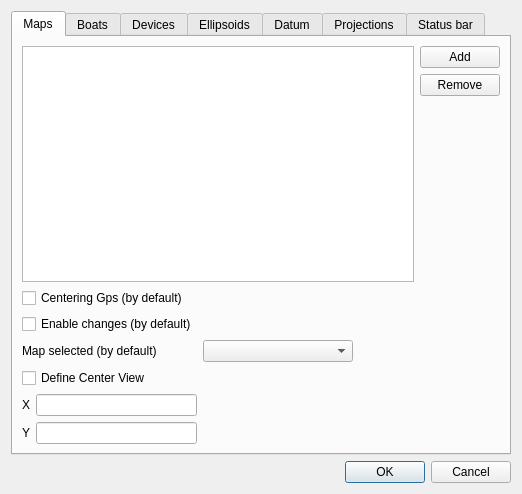
<?xml version="1.0" encoding="UTF-8"?>
<ui version="4.0">
 <class>SettingsDialog</class>
 <widget class="QDialog" name="SettingsDialog">
  <property name="geometry">
   <rect>
    <x>0</x>
    <y>0</y>
    <width>522</width>
    <height>494</height>
   </rect>
  </property>
  <property name="minimumSize">
   <size>
    <width>522</width>
    <height>494</height>
   </size>
  </property>
  <property name="maximumSize">
   <size>
    <width>522</width>
    <height>494</height>
   </size>
  </property>
  <property name="windowTitle">
   <string>Settings</string>
  </property>
  <property name="locale">
   <locale language="English" country="UnitedStates"/>
  </property>
  <layout class="QGridLayout" name="gridLayout_5">
   <item row="2" column="0">
    <widget class="QDialogButtonBox" name="buttonBox">
     <property name="orientation">
      <enum>Qt::Horizontal</enum>
     </property>
     <property name="standardButtons">
      <set>QDialogButtonBox::Cancel|QDialogButtonBox::Ok</set>
     </property>
    </widget>
   </item>
   <item row="1" column="0">
    <widget class="QTabWidget" name="tabWidget">
     <property name="currentIndex">
      <number>0</number>
     </property>
     <widget class="QWidget" name="wMaps">
      <attribute name="title">
       <string>Maps</string>
      </attribute>
      <layout class="QGridLayout" name="gridLayout_6">
       <item row="0" column="0" colspan="4">
        <layout class="QGridLayout" name="glMaps">
         <item row="0" column="0" rowspan="3">
          <widget class="QListWidget" name="lMaps"/>
         </item>
         <item row="1" column="1">
          <widget class="QPushButton" name="pbMapRemove">
           <property name="text">
            <string>Remove</string>
           </property>
          </widget>
         </item>
         <item row="2" column="1">
          <spacer name="sMaps">
           <property name="orientation">
            <enum>Qt::Vertical</enum>
           </property>
           <property name="sizeHint" stdset="0">
            <size>
             <width>20</width>
             <height>40</height>
            </size>
           </property>
          </spacer>
         </item>
         <item row="0" column="1">
          <widget class="QPushButton" name="pbMapAdd">
           <property name="text">
            <string>Add</string>
           </property>
          </widget>
         </item>
        </layout>
       </item>
       <item row="1" column="0" colspan="2">
        <widget class="QCheckBox" name="cbMapsCenteringGps">
         <property name="text">
          <string>Centering Gps (by default)</string>
         </property>
        </widget>
       </item>
       <item row="2" column="0" colspan="2">
        <widget class="QCheckBox" name="cbMapsEnableChanges">
         <property name="text">
          <string>Enable changes (by default)</string>
         </property>
        </widget>
       </item>
       <item row="3" column="0" colspan="2">
        <widget class="QLabel" name="lMapsDefault">
         <property name="text">
          <string>Map selected (by default)</string>
         </property>
        </widget>
       </item>
       <item row="3" column="2">
        <widget class="QComboBox" name="cbMapsDefault">
         <property name="minimumSize">
          <size>
           <width>150</width>
           <height>0</height>
          </size>
         </property>
        </widget>
       </item>
       <item row="3" column="3">
        <spacer name="hsMaps1">
         <property name="orientation">
          <enum>Qt::Horizontal</enum>
         </property>
         <property name="sizeHint" stdset="0">
          <size>
           <width>58</width>
           <height>20</height>
          </size>
         </property>
        </spacer>
       </item>
       <item row="4" column="0" colspan="2">
        <widget class="QCheckBox" name="cbMapsCenterView">
         <property name="text">
          <string>Define Center View</string>
         </property>
        </widget>
       </item>
       <item row="5" column="0">
        <widget class="QLabel" name="lMapsCenterViewX">
         <property name="text">
          <string>X</string>
         </property>
        </widget>
       </item>
       <item row="5" column="1">
        <widget class="QLineEdit" name="leMapsCenterViewX"/>
       </item>
       <item row="5" column="2" colspan="2">
        <spacer name="hsMaps2">
         <property name="orientation">
          <enum>Qt::Horizontal</enum>
         </property>
         <property name="sizeHint" stdset="0">
          <size>
           <width>220</width>
           <height>20</height>
          </size>
         </property>
        </spacer>
       </item>
       <item row="6" column="0">
        <widget class="QLabel" name="lMapsCenterViewY">
         <property name="text">
          <string>Y</string>
         </property>
        </widget>
       </item>
       <item row="6" column="1">
        <widget class="QLineEdit" name="leMapsCenterViewY"/>
       </item>
      </layout>
     </widget>
     <widget class="QWidget" name="wBoats">
      <attribute name="title">
       <string>Boats</string>
      </attribute>
      <layout class="QGridLayout" name="gridLayout_7">
       <item row="0" column="0" rowspan="3">
        <widget class="QListWidget" name="lBoats"/>
       </item>
       <item row="0" column="1">
        <widget class="QPushButton" name="pbBoatAdd">
         <property name="text">
          <string>Add</string>
         </property>
        </widget>
       </item>
       <item row="1" column="1">
        <widget class="QPushButton" name="pbBoatRemove">
         <property name="text">
          <string>Remove</string>
         </property>
        </widget>
       </item>
       <item row="2" column="1">
        <spacer name="verticalSpacer">
         <property name="orientation">
          <enum>Qt::Vertical</enum>
         </property>
         <property name="sizeHint" stdset="0">
          <size>
           <width>20</width>
           <height>323</height>
          </size>
         </property>
        </spacer>
       </item>
      </layout>
     </widget>
     <widget class="QWidget" name="wDevices">
      <attribute name="title">
       <string>Devices</string>
      </attribute>
      <layout class="QGridLayout" name="gridLayout">
       <item row="0" column="2">
        <widget class="QGroupBox" name="gbDevicesSonar">
         <property name="enabled">
          <bool>false</bool>
         </property>
         <property name="title">
          <string>Sounder</string>
         </property>
         <layout class="QGridLayout" name="gridLayout_4">
          <item row="3" column="0">
           <widget class="QLabel" name="lDevicesSonarStopBit">
            <property name="text">
             <string>Stop bit</string>
            </property>
           </widget>
          </item>
          <item row="4" column="0">
           <widget class="QLabel" name="lDevicesSonarParity">
            <property name="text">
             <string>Parity</string>
            </property>
           </widget>
          </item>
          <item row="2" column="1">
           <widget class="QComboBox" name="cbDevicesSonarDataBits"/>
          </item>
          <item row="5" column="0">
           <widget class="QLabel" name="lDevicesSonarFlowControl">
            <property name="text">
             <string>Flow control</string>
            </property>
           </widget>
          </item>
          <item row="0" column="0">
           <widget class="QLabel" name="lDevicesSonarName">
            <property name="text">
             <string>Name</string>
            </property>
           </widget>
          </item>
          <item row="1" column="0">
           <widget class="QLabel" name="lDevicesSonarBauds">
            <property name="text">
             <string>Baudrates</string>
            </property>
           </widget>
          </item>
          <item row="1" column="1">
           <widget class="QComboBox" name="cbDevicesSonarBauds">
            <property name="minimumSize">
             <size>
              <width>100</width>
              <height>0</height>
             </size>
            </property>
           </widget>
          </item>
          <item row="2" column="0">
           <widget class="QLabel" name="lDevicesSonarDataBits">
            <property name="text">
             <string>Data bits</string>
            </property>
           </widget>
          </item>
          <item row="6" column="0" colspan="2">
           <widget class="QCheckBox" name="cbDevicesSonarEnable">
            <property name="text">
             <string>Enable Sounder</string>
            </property>
           </widget>
          </item>
          <item row="0" column="1">
           <widget class="QLineEdit" name="leDevicesSonarName"/>
          </item>
          <item row="3" column="1">
           <widget class="QComboBox" name="cbDevicesSonarStopBit"/>
          </item>
          <item row="4" column="1">
           <widget class="QComboBox" name="cbDevicesSonarParity"/>
          </item>
          <item row="5" column="1">
           <widget class="QComboBox" name="cbDevicesSonarFlowControl"/>
          </item>
         </layout>
        </widget>
       </item>
       <item row="0" column="0" colspan="2">
        <widget class="QGroupBox" name="gbDevicesGps">
         <property name="title">
          <string>Gps</string>
         </property>
         <layout class="QGridLayout" name="gridLayout_2">
          <item row="2" column="0">
           <widget class="QLabel" name="lDevicesGpsDataBits">
            <property name="text">
             <string>Data bits</string>
            </property>
           </widget>
          </item>
          <item row="4" column="0">
           <widget class="QLabel" name="lDevicesGpsParity">
            <property name="text">
             <string>Parity</string>
            </property>
           </widget>
          </item>
          <item row="2" column="1">
           <widget class="QComboBox" name="cbDevicesGpsDataBits"/>
          </item>
          <item row="0" column="0">
           <widget class="QLabel" name="lDevicesGpsName">
            <property name="text">
             <string>Name</string>
            </property>
           </widget>
          </item>
          <item row="0" column="1">
           <widget class="QLineEdit" name="leDevicesGpsName"/>
          </item>
          <item row="6" column="0" colspan="2">
           <widget class="QCheckBox" name="cbDevicesGpsEnable">
            <property name="text">
             <string>Enable GPS</string>
            </property>
           </widget>
          </item>
          <item row="3" column="0">
           <widget class="QLabel" name="lDevicesGpsStopBit">
            <property name="text">
             <string>Stop bit</string>
            </property>
           </widget>
          </item>
          <item row="1" column="0">
           <widget class="QLabel" name="lDevicesGpsBauds">
            <property name="text">
             <string>Baudrates</string>
            </property>
           </widget>
          </item>
          <item row="5" column="0">
           <widget class="QLabel" name="lDevicesGpsFlowControl">
            <property name="text">
             <string>Flow control</string>
            </property>
           </widget>
          </item>
          <item row="1" column="1">
           <widget class="QComboBox" name="cbDevicesGpsBauds">
            <property name="minimumSize">
             <size>
              <width>100</width>
              <height>0</height>
             </size>
            </property>
           </widget>
          </item>
          <item row="3" column="1">
           <widget class="QComboBox" name="cbDevicesGpsStopBit"/>
          </item>
          <item row="4" column="1">
           <widget class="QComboBox" name="cbDevicesGpsParity"/>
          </item>
          <item row="5" column="1">
           <widget class="QComboBox" name="cbDevicesGpsFlowControl"/>
          </item>
         </layout>
        </widget>
       </item>
       <item row="2" column="2">
        <spacer name="vsDevices">
         <property name="orientation">
          <enum>Qt::Vertical</enum>
         </property>
         <property name="sizeHint" stdset="0">
          <size>
           <width>20</width>
           <height>2</height>
          </size>
         </property>
        </spacer>
       </item>
       <item row="1" column="1">
        <widget class="QComboBox" name="cbDevicesProjectionSystem"/>
       </item>
       <item row="1" column="0">
        <widget class="QLabel" name="lDevicesProjection">
         <property name="text">
          <string>Projection :</string>
         </property>
        </widget>
       </item>
      </layout>
     </widget>
     <widget class="QWidget" name="wEllipsoides">
      <attribute name="title">
       <string>Ellipsoids</string>
      </attribute>
      <layout class="QGridLayout" name="gridLayout_28">
       <item row="0" column="0" colspan="4">
        <widget class="QGroupBox" name="gbEllNames">
         <property name="maximumSize">
          <size>
           <width>16777215</width>
           <height>240</height>
          </size>
         </property>
         <property name="title">
          <string>Ellipsoids names</string>
         </property>
         <layout class="QGridLayout" name="gridLayout_9">
          <item row="0" column="0" rowspan="2">
           <widget class="QListWidget" name="lwEllNames"/>
          </item>
         </layout>
        </widget>
       </item>
       <item row="1" column="0" colspan="2">
        <widget class="QLabel" name="lEllSemiMajorAxis">
         <property name="text">
          <string>Semi-major axis A(m)</string>
         </property>
        </widget>
       </item>
       <item row="1" column="2">
        <widget class="QDoubleSpinBox" name="dsEllSemiMajorAxis">
         <property name="minimumSize">
          <size>
           <width>180</width>
           <height>0</height>
          </size>
         </property>
         <property name="decimals">
          <number>4</number>
         </property>
         <property name="minimum">
          <double>-100000000.000000000000000</double>
         </property>
         <property name="maximum">
          <double>100000000.000000000000000</double>
         </property>
        </widget>
       </item>
       <item row="1" column="3">
        <spacer name="hsEll">
         <property name="orientation">
          <enum>Qt::Horizontal</enum>
         </property>
         <property name="sizeHint" stdset="0">
          <size>
           <width>124</width>
           <height>20</height>
          </size>
         </property>
        </spacer>
       </item>
       <item row="2" column="0">
        <widget class="QLabel" name="lEllSemiMinorAxis">
         <property name="text">
          <string>Semi-minor axis B(m)</string>
         </property>
        </widget>
       </item>
       <item row="2" column="2">
        <widget class="QDoubleSpinBox" name="dsEllSemiMinorAxis">
         <property name="decimals">
          <number>4</number>
         </property>
         <property name="minimum">
          <double>-100000000.000000000000000</double>
         </property>
         <property name="maximum">
          <double>100000000.000000000000000</double>
         </property>
        </widget>
       </item>
       <item row="3" column="2">
        <spacer name="vsEll">
         <property name="orientation">
          <enum>Qt::Vertical</enum>
         </property>
         <property name="sizeHint" stdset="0">
          <size>
           <width>20</width>
           <height>3</height>
          </size>
         </property>
        </spacer>
       </item>
      </layout>
     </widget>
     <widget class="QWidget" name="wDatums">
      <attribute name="title">
       <string>Datum</string>
      </attribute>
      <layout class="QGridLayout" name="gridLayout_3">
       <item row="1" column="0" colspan="2">
        <widget class="QLabel" name="lDatEll">
         <property name="text">
          <string>Reference ellipsoid :</string>
         </property>
        </widget>
       </item>
       <item row="1" column="2">
        <widget class="QComboBox" name="cbDatEll">
         <property name="minimumSize">
          <size>
           <width>180</width>
           <height>0</height>
          </size>
         </property>
        </widget>
       </item>
       <item row="2" column="0" colspan="2">
        <widget class="QGroupBox" name="lDatTranslation">
         <property name="minimumSize">
          <size>
           <width>140</width>
           <height>0</height>
          </size>
         </property>
         <property name="maximumSize">
          <size>
           <width>140</width>
           <height>16777215</height>
          </size>
         </property>
         <property name="title">
          <string>Translation (WGS84)</string>
         </property>
         <layout class="QGridLayout" name="gridLayout_24">
          <item row="0" column="0">
           <widget class="QLabel" name="lDatTranslationX">
            <property name="text">
             <string>X</string>
            </property>
           </widget>
          </item>
          <item row="1" column="0">
           <widget class="QLabel" name="lDatTranslationY">
            <property name="text">
             <string>Y</string>
            </property>
           </widget>
          </item>
          <item row="2" column="0">
           <widget class="QLabel" name="lDatTranslationZ">
            <property name="text">
             <string>Z</string>
            </property>
           </widget>
          </item>
          <item row="0" column="1">
           <widget class="QSpinBox" name="spDatTranslationX">
            <property name="minimum">
             <number>-10000</number>
            </property>
            <property name="maximum">
             <number>10000</number>
            </property>
           </widget>
          </item>
          <item row="1" column="1">
           <widget class="QSpinBox" name="spDatTranslationY">
            <property name="minimum">
             <number>-10000</number>
            </property>
            <property name="maximum">
             <number>10000</number>
            </property>
           </widget>
          </item>
          <item row="2" column="1">
           <widget class="QSpinBox" name="spDatTranslationZ">
            <property name="minimum">
             <number>-10000</number>
            </property>
            <property name="maximum">
             <number>10000</number>
            </property>
           </widget>
          </item>
         </layout>
        </widget>
       </item>
       <item row="2" column="2">
        <widget class="QGroupBox" name="lDatRotation">
         <property name="minimumSize">
          <size>
           <width>140</width>
           <height>0</height>
          </size>
         </property>
         <property name="maximumSize">
          <size>
           <width>140</width>
           <height>16777215</height>
          </size>
         </property>
         <property name="title">
          <string>Rotation (WGS84)</string>
         </property>
         <layout class="QGridLayout" name="gridLayout_25">
          <item row="0" column="0">
           <widget class="QLabel" name="lDatRotationX">
            <property name="text">
             <string>X</string>
            </property>
           </widget>
          </item>
          <item row="1" column="0">
           <widget class="QLabel" name="lDatRotationY">
            <property name="text">
             <string>Y</string>
            </property>
           </widget>
          </item>
          <item row="2" column="0">
           <widget class="QLabel" name="lDatRotationZ">
            <property name="text">
             <string>Z</string>
            </property>
           </widget>
          </item>
          <item row="0" column="1">
           <widget class="QSpinBox" name="spDatRotationX">
            <property name="minimum">
             <number>-10000</number>
            </property>
            <property name="maximum">
             <number>10000</number>
            </property>
           </widget>
          </item>
          <item row="1" column="1">
           <widget class="QSpinBox" name="spDatRotationY">
            <property name="minimum">
             <number>-10000</number>
            </property>
            <property name="maximum">
             <number>10000</number>
            </property>
           </widget>
          </item>
          <item row="2" column="1">
           <widget class="QSpinBox" name="spDatRotationZ">
            <property name="minimum">
             <number>-10000</number>
            </property>
            <property name="maximum">
             <number>10000</number>
            </property>
           </widget>
          </item>
         </layout>
        </widget>
       </item>
       <item row="0" column="0" colspan="4">
        <widget class="QGroupBox" name="lDatNames">
         <property name="maximumSize">
          <size>
           <width>16777215</width>
           <height>240</height>
          </size>
         </property>
         <property name="title">
          <string>Datums names</string>
         </property>
         <layout class="QGridLayout" name="gridLayout_26">
          <item row="0" column="0" rowspan="2">
           <widget class="QListWidget" name="lwDatNames"/>
          </item>
         </layout>
        </widget>
       </item>
       <item row="3" column="0">
        <widget class="QLabel" name="lDatSf">
         <property name="text">
          <string>Scale factor :</string>
         </property>
        </widget>
       </item>
       <item row="3" column="1">
        <widget class="QSpinBox" name="spDatSf">
         <property name="maximum">
          <number>10000</number>
         </property>
         <property name="value">
          <number>0</number>
         </property>
        </widget>
       </item>
      </layout>
     </widget>
     <widget class="QWidget" name="wProjections">
      <attribute name="title">
       <string>Projections</string>
      </attribute>
      <layout class="QGridLayout" name="gridLayout_10">
       <item row="0" column="0" colspan="5">
        <widget class="QGroupBox" name="gbProNames">
         <property name="title">
          <string>Projections names</string>
         </property>
         <layout class="QGridLayout" name="gridLayout_14">
          <item row="0" column="0" rowspan="2">
           <widget class="QListWidget" name="lwProNames"/>
          </item>
         </layout>
        </widget>
       </item>
       <item row="1" column="0">
        <widget class="QLabel" name="lProDatum">
         <property name="text">
          <string>Datum</string>
         </property>
        </widget>
       </item>
       <item row="1" column="1" colspan="3">
        <widget class="QComboBox" name="cbProDatum">
         <property name="minimumSize">
          <size>
           <width>180</width>
           <height>0</height>
          </size>
         </property>
        </widget>
       </item>
       <item row="2" column="0" colspan="3">
        <widget class="QLabel" name="lProN">
         <property name="text">
          <string>Exponent of the projection (n) :</string>
         </property>
        </widget>
       </item>
       <item row="2" column="3">
        <widget class="QDoubleSpinBox" name="dsProN">
         <property name="minimumSize">
          <size>
           <width>180</width>
           <height>0</height>
          </size>
         </property>
         <property name="decimals">
          <number>12</number>
         </property>
         <property name="minimum">
          <double>-100000000.000000000000000</double>
         </property>
         <property name="maximum">
          <double>100000000.000000000000000</double>
         </property>
        </widget>
       </item>
       <item row="2" column="4">
        <spacer name="hsPro">
         <property name="orientation">
          <enum>Qt::Horizontal</enum>
         </property>
         <property name="sizeHint" stdset="0">
          <size>
           <width>132</width>
           <height>20</height>
          </size>
         </property>
        </spacer>
       </item>
       <item row="3" column="0" colspan="3">
        <widget class="QLabel" name="lProC">
         <property name="text">
          <string>Constant of the projection (c)</string>
         </property>
        </widget>
       </item>
       <item row="3" column="3">
        <widget class="QDoubleSpinBox" name="dsProC">
         <property name="minimumSize">
          <size>
           <width>180</width>
           <height>0</height>
          </size>
         </property>
         <property name="decimals">
          <number>12</number>
         </property>
         <property name="minimum">
          <double>-100000000.000000000000000</double>
         </property>
         <property name="maximum">
          <double>100000000.000000000000000</double>
         </property>
        </widget>
       </item>
       <item row="4" column="0" colspan="2">
        <widget class="QLabel" name="lProL0">
         <property name="text">
          <string>Longitude origin :</string>
         </property>
        </widget>
       </item>
       <item row="4" column="3">
        <widget class="QDoubleSpinBox" name="dsProL0">
         <property name="minimumSize">
          <size>
           <width>180</width>
           <height>0</height>
          </size>
         </property>
         <property name="decimals">
          <number>12</number>
         </property>
         <property name="minimum">
          <double>-100000000.000000000000000</double>
         </property>
         <property name="maximum">
          <double>100000000.000000000000000</double>
         </property>
        </widget>
       </item>
       <item row="5" column="0" colspan="4">
        <widget class="QGroupBox" name="gbProCoor0">
         <property name="title">
          <string>Coordinates of the pole projection</string>
         </property>
         <layout class="QGridLayout" name="gridLayout_15">
          <item row="0" column="0">
           <widget class="QLabel" name="lProXs">
            <property name="text">
             <string>X</string>
            </property>
           </widget>
          </item>
          <item row="0" column="1">
           <widget class="QDoubleSpinBox" name="dsProXs">
            <property name="minimumSize">
             <size>
              <width>180</width>
              <height>0</height>
             </size>
            </property>
            <property name="decimals">
             <number>12</number>
            </property>
            <property name="minimum">
             <double>-100000000.000000000000000</double>
            </property>
            <property name="maximum">
             <double>100000000.000000000000000</double>
            </property>
           </widget>
          </item>
          <item row="1" column="0">
           <widget class="QLabel" name="lProYs">
            <property name="text">
             <string>Y</string>
            </property>
           </widget>
          </item>
          <item row="1" column="1">
           <widget class="QDoubleSpinBox" name="dsProYs">
            <property name="decimals">
             <number>12</number>
            </property>
            <property name="minimum">
             <double>-100000000.000000000000000</double>
            </property>
            <property name="maximum">
             <double>100000000.000000000000000</double>
            </property>
           </widget>
          </item>
         </layout>
        </widget>
       </item>
       <item row="6" column="2">
        <spacer name="vsPro">
         <property name="orientation">
          <enum>Qt::Vertical</enum>
         </property>
         <property name="sizeHint" stdset="0">
          <size>
           <width>20</width>
           <height>202</height>
          </size>
         </property>
        </spacer>
       </item>
      </layout>
     </widget>
     <widget class="QWidget" name="wStatus">
      <attribute name="title">
       <string>Status bar</string>
      </attribute>
      <layout class="QGridLayout" name="gridLayout_8">
       <item row="0" column="0">
        <widget class="QLabel" name="lStatusProjection">
         <property name="text">
          <string>Projection</string>
         </property>
        </widget>
       </item>
       <item row="0" column="1">
        <widget class="QComboBox" name="cbStatusProjection">
         <property name="minimumSize">
          <size>
           <width>120</width>
           <height>0</height>
          </size>
         </property>
        </widget>
       </item>
       <item row="0" column="2">
        <spacer name="hsStatus">
         <property name="orientation">
          <enum>Qt::Horizontal</enum>
         </property>
         <property name="sizeHint" stdset="0">
          <size>
           <width>267</width>
           <height>20</height>
          </size>
         </property>
        </spacer>
       </item>
       <item row="1" column="0">
        <widget class="QLabel" name="lStatusFormatGps">
         <property name="text">
          <string>Format GPS</string>
         </property>
        </widget>
       </item>
       <item row="1" column="1">
        <widget class="QComboBox" name="cbStatusFormatGps"/>
       </item>
       <item row="2" column="1">
        <spacer name="vsStatus">
         <property name="orientation">
          <enum>Qt::Vertical</enum>
         </property>
         <property name="sizeHint" stdset="0">
          <size>
           <width>20</width>
           <height>323</height>
          </size>
         </property>
        </spacer>
       </item>
      </layout>
     </widget>
    </widget>
   </item>
  </layout>
 </widget>
 <tabstops>
  <tabstop>lMaps</tabstop>
  <tabstop>pbMapAdd</tabstop>
  <tabstop>pbMapRemove</tabstop>
  <tabstop>cbMapsCenteringGps</tabstop>
  <tabstop>cbMapsEnableChanges</tabstop>
  <tabstop>cbMapsDefault</tabstop>
  <tabstop>cbMapsCenterView</tabstop>
  <tabstop>leMapsCenterViewX</tabstop>
  <tabstop>leMapsCenterViewY</tabstop>
  <tabstop>cbDevicesGpsBauds</tabstop>
  <tabstop>cbDevicesGpsEnable</tabstop>
  <tabstop>cbDevicesSonarBauds</tabstop>
  <tabstop>cbDevicesSonarEnable</tabstop>
  <tabstop>cbDevicesProjectionSystem</tabstop>
  <tabstop>lwEllNames</tabstop>
  <tabstop>dsEllSemiMajorAxis</tabstop>
  <tabstop>dsEllSemiMinorAxis</tabstop>
  <tabstop>lwDatNames</tabstop>
  <tabstop>cbDatEll</tabstop>
  <tabstop>spDatTranslationX</tabstop>
  <tabstop>spDatTranslationY</tabstop>
  <tabstop>spDatTranslationZ</tabstop>
  <tabstop>spDatRotationX</tabstop>
  <tabstop>spDatRotationY</tabstop>
  <tabstop>spDatRotationZ</tabstop>
  <tabstop>spDatSf</tabstop>
  <tabstop>lwProNames</tabstop>
  <tabstop>cbProDatum</tabstop>
  <tabstop>dsProN</tabstop>
  <tabstop>dsProC</tabstop>
  <tabstop>dsProL0</tabstop>
  <tabstop>dsProXs</tabstop>
  <tabstop>dsProYs</tabstop>
  <tabstop>buttonBox</tabstop>
 </tabstops>
 <resources/>
 <connections>
  <connection>
   <sender>buttonBox</sender>
   <signal>accepted()</signal>
   <receiver>SettingsDialog</receiver>
   <slot>onAcceptEvent()</slot>
   <hints>
    <hint type="sourcelabel">
     <x>228</x>
     <y>484</y>
    </hint>
    <hint type="destinationlabel">
     <x>196</x>
     <y>156</y>
    </hint>
   </hints>
  </connection>
  <connection>
   <sender>buttonBox</sender>
   <signal>rejected()</signal>
   <receiver>SettingsDialog</receiver>
   <slot>onRejectEvent()</slot>
   <hints>
    <hint type="sourcelabel">
     <x>228</x>
     <y>484</y>
    </hint>
    <hint type="destinationlabel">
     <x>196</x>
     <y>156</y>
    </hint>
   </hints>
  </connection>
  <connection>
   <sender>pbMapAdd</sender>
   <signal>clicked()</signal>
   <receiver>SettingsDialog</receiver>
   <slot>onMapAddEvent()</slot>
   <hints>
    <hint type="sourcelabel">
     <x>500</x>
     <y>76</y>
    </hint>
    <hint type="destinationlabel">
     <x>196</x>
     <y>156</y>
    </hint>
   </hints>
  </connection>
  <connection>
   <sender>cbMapsCenterView</sender>
   <signal>clicked(bool)</signal>
   <receiver>SettingsDialog</receiver>
   <slot>onMapsCenterViewEvent(bool)</slot>
   <hints>
    <hint type="sourcelabel">
     <x>119</x>
     <y>374</y>
    </hint>
    <hint type="destinationlabel">
     <x>6</x>
     <y>392</y>
    </hint>
   </hints>
  </connection>
  <connection>
   <sender>pbMapRemove</sender>
   <signal>clicked()</signal>
   <receiver>SettingsDialog</receiver>
   <slot>onMapRemoveEvent()</slot>
   <hints>
    <hint type="sourcelabel">
     <x>500</x>
     <y>109</y>
    </hint>
    <hint type="destinationlabel">
     <x>196</x>
     <y>156</y>
    </hint>
   </hints>
  </connection>
  <connection>
   <sender>lwProNames</sender>
   <signal>currentTextChanged(QString)</signal>
   <receiver>SettingsDialog</receiver>
   <slot>onProChangeEvent()</slot>
   <hints>
    <hint type="sourcelabel">
     <x>96</x>
     <y>62</y>
    </hint>
    <hint type="destinationlabel">
     <x>392</x>
     <y>39</y>
    </hint>
   </hints>
  </connection>
  <connection>
   <sender>lwEllNames</sender>
   <signal>currentTextChanged(QString)</signal>
   <receiver>SettingsDialog</receiver>
   <slot>onEllChangeEvent()</slot>
   <hints>
    <hint type="sourcelabel">
     <x>96</x>
     <y>62</y>
    </hint>
    <hint type="destinationlabel">
     <x>333</x>
     <y>-7</y>
    </hint>
   </hints>
  </connection>
  <connection>
   <sender>lwDatNames</sender>
   <signal>currentTextChanged(QString)</signal>
   <receiver>SettingsDialog</receiver>
   <slot>onDatChangeEvent()</slot>
   <hints>
    <hint type="sourcelabel">
     <x>96</x>
     <y>62</y>
    </hint>
    <hint type="destinationlabel">
     <x>432</x>
     <y>273</y>
    </hint>
   </hints>
  </connection>
  <connection>
   <sender>pbBoatAdd</sender>
   <signal>clicked()</signal>
   <receiver>SettingsDialog</receiver>
   <slot>onBoatAddEvent()</slot>
   <hints>
    <hint type="sourcelabel">
     <x>450</x>
     <y>62</y>
    </hint>
    <hint type="destinationlabel">
     <x>518</x>
     <y>140</y>
    </hint>
   </hints>
  </connection>
  <connection>
   <sender>pbBoatRemove</sender>
   <signal>clicked()</signal>
   <receiver>SettingsDialog</receiver>
   <slot>onBoatRemoveEvent()</slot>
   <hints>
    <hint type="sourcelabel">
     <x>468</x>
     <y>94</y>
    </hint>
    <hint type="destinationlabel">
     <x>519</x>
     <y>188</y>
    </hint>
   </hints>
  </connection>
 </connections>
 <slots>
  <slot>onMapAddEvent()</slot>
  <slot>onMapRemoveEvent()</slot>
  <slot>onIconAddEvent()</slot>
  <slot>onIconRemoveEvent()</slot>
  <slot>onAcceptEvent()</slot>
  <slot>onRejectEvent()</slot>
  <slot>onDatabaseSelectEvent()</slot>
  <slot>onDatabaseNewEvent()</slot>
  <slot>onMapsCenterViewEvent(bool)</slot>
  <slot>onProChangeEvent()</slot>
  <slot>onEllChangeEvent()</slot>
  <slot>onDatChangeEvent()</slot>
  <slot>onBoatSelectEvent()</slot>
  <slot>onBoatAddEvent()</slot>
  <slot>onBoatRemoveEvent()</slot>
 </slots>
</ui>
